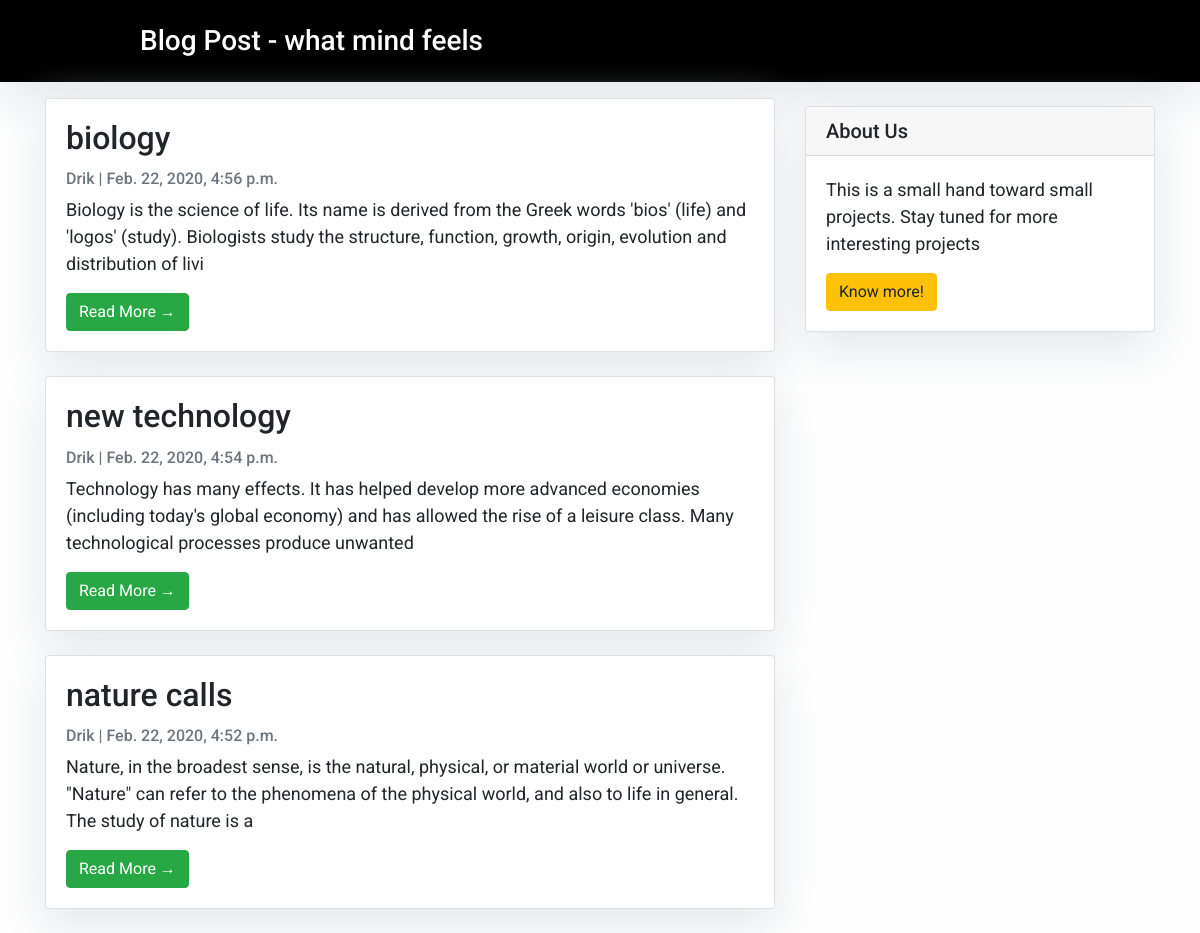
The page / on the database its author committed.
### blog/models.py (models this page shows, shortened)
class Post(models.Model):
    title = models.CharField(max_length=200, unique=True)
    slug = models.SlugField(max_length=200, unique=True)
    author = models.ForeignKey(User, on_delete= models.CASCADE,related_name='blog_posts')
    updated_on = models.DateTimeField(auto_now= True)
    content = models.TextField()
    created_on = models.DateTimeField(auto_now_add=True)
    status = models.IntegerField(choices=STATUS, default=0)
    class Meta:
        ordering = ['-created_on']

### blog/views.py (the view)
# urls.py: path('', views.PostList.as_view(), name='home'),
class PostList(generic.ListView):
    queryset = Post.objects.filter(status=1).order_by('-created_on')
    template_name = 'index.html'

### templates/index.html (shortened to what this page needs)
{% extends "base.html" %}
 {% block content %}
    <header class="navtitle" >
            <div class="container">
              <div class="row">
                <div class=" col-md-8 col-md-10 mx-auto">
                  <div class="site-heading">
                    <h3 class=" site-heading my-4 mt-3 text-white"> Blog Post - what mind feels</h3>
                </div>
                    </div>
                  </div>
                </div>
              </header>
            <div class="container">
                <div class="row">
              <div class="col-md-8 mt-3 left">
                    {% for post in post_list %}
                <div class="card mb-4" >
                  <div class="card-body">
                    <h2 class="card-title">{{ post.title }}</h2>
                    <p class="card-text text-muted h6">{{ post.author }} | {{ post.created_on}} </p>
                    <p class="card-text">{{post.content|slice:":200" }}</p>
                    <a href="{% url 'post_detail' post.slug  %}" class="btn btn-success">Read More &rarr;</a>
                  </div>
                </div>
                {% endfor %}
            </div>
                {% block sidebar %}
                {% include 'sidebar.html' %}
                {% endblock sidebar %}
            </div>
        </div>
{%endblock%}

### templates/base.html (shortened to what this page needs)
<!DOCTYPE html>
<html>
  <head>
    <link
      rel="stylesheet"
      href="https://maxcdn.bootstrapcdn.com/bootstrap/4.0.0/css/bootstrap.min.css"
    />
  </head>
  <body>
            {% block content %}{% endblock content %}
  </body>
</html>

### templates/sidebar.html (shortened to what this page needs)
{% block sidebar %}
<div class="col-md-4 float-right ">
<div class="card my-4">
        <h5 class="card-header">About Us</h5>
    <div class="card-body">
        <p class="card-text"> This is a small hand toward small projects. Stay tuned for more interesting projects</p>
        <a href="#"
           class="btn btn-warning">Know more!</a>
    </div>
</div>
</div>
{% endblock sidebar %}

### templates/base.html (style rules this page uses)
body { font-family: "Roboto", sans-serif; font-size: 17px; background-color: #fdfdfd; }
.navtitle { background:#000000; height: auto; box-shadow: 0 16px 48px #E3E7EB; }

### templates/index.html (style rules this page uses)
body { font-family: "Roboto", sans-serif; font-size: 18px; background-color: #fdfdfd; }

### templates/sidebar.html (style rules this page uses)
.card { box-shadow: 0 16px 48px #E3E7EB; }

### rows shown on the page
Post: title "biology", author "Drik", created_on "Feb. 22, 2020, 4:56 p.m.", content "Biology is the science of life. Its name is derived from the Greek words 'bios' (life) and 'logos' (study). Biologists study the structure, function, growth, origin, evolution and distribution of livi"
Post: title "new technology", author "Drik", created_on "Feb. 22, 2020, 4:54 p.m.", content "Technology has many effects. It has helped develop more advanced economies (including today's global economy) and has allowed the rise of a leisure class. Many technological processes produce unwanted"
Post: title "nature calls", author "Drik", created_on "Feb. 22, 2020, 4:52 p.m.", content "Nature, in the broadest sense, is the natural, physical, or material world or universe. \"Nature\" can refer to the phenomena of the physical world, and also to life in general. The study of nature is a"
